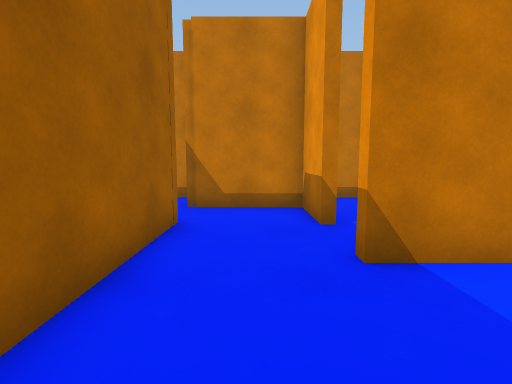
[1] (above)

24 first-person views from a walk through a Unity game level. The camera is 1.2 m above the floor, tilts 6° down and sees 85° across. The floor is counted in squares, 1 m on a side. Each view is taken from the middle of a square. On the plan, view 1 faces up. The plan holds only what a view shows up to about 13 squares ahead; the rest is blank. The place goes on beyond the plan. The player is left out.

[2]
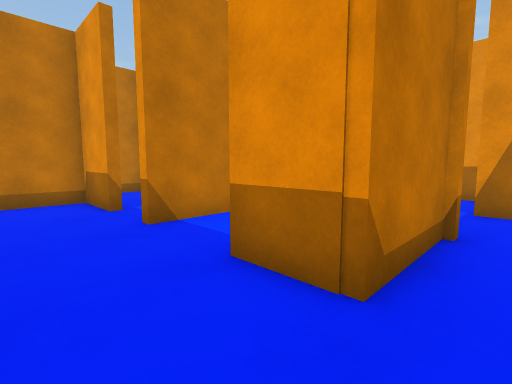

[3]
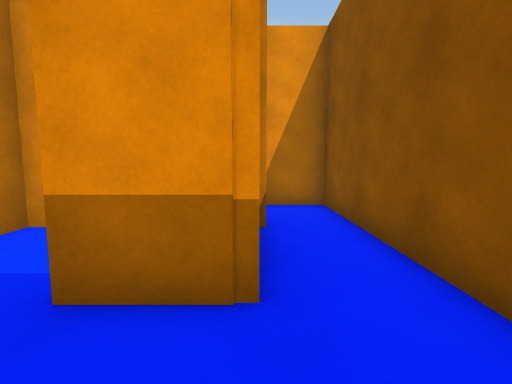

[4]
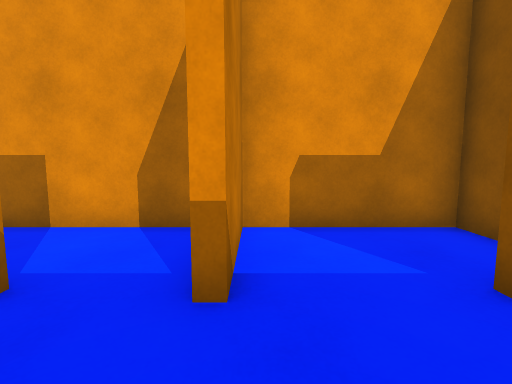

[5]
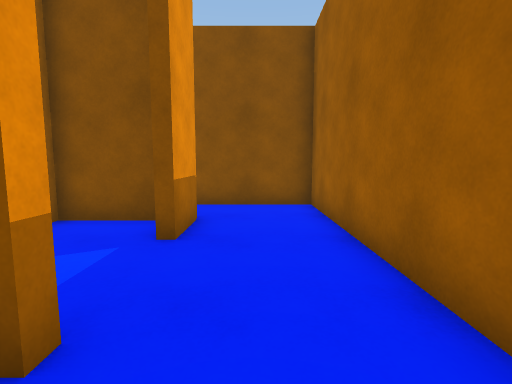

[6]
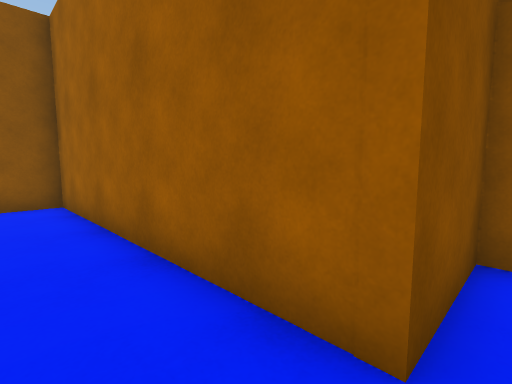

[7]
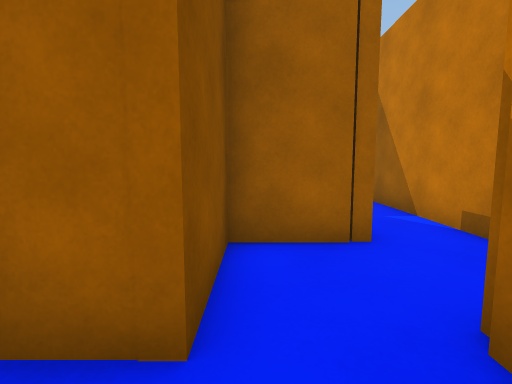

[8]
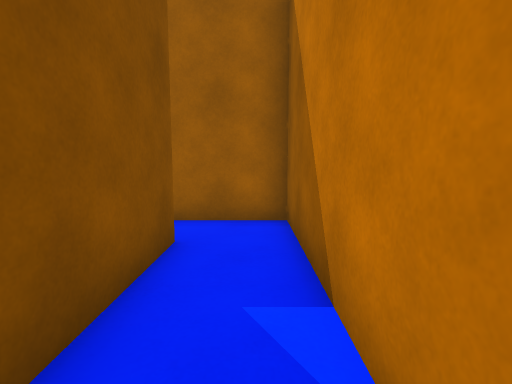

[9]
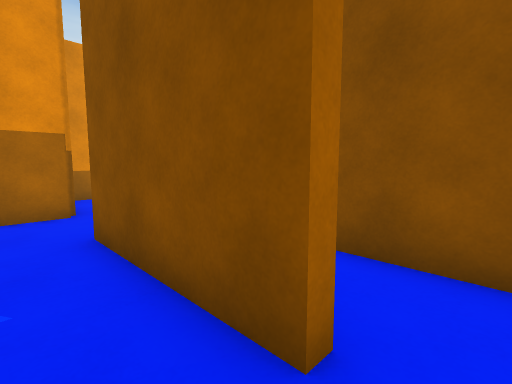

[10]
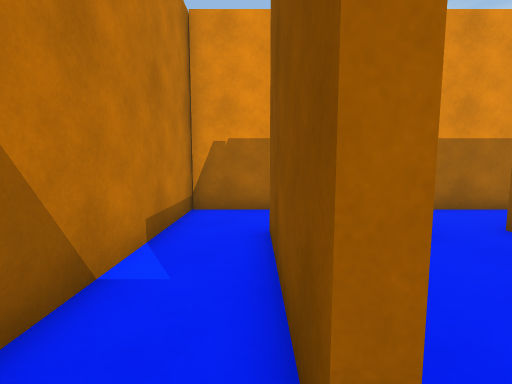

[11]
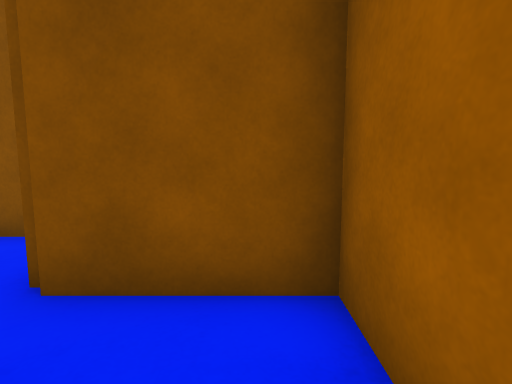

[12]
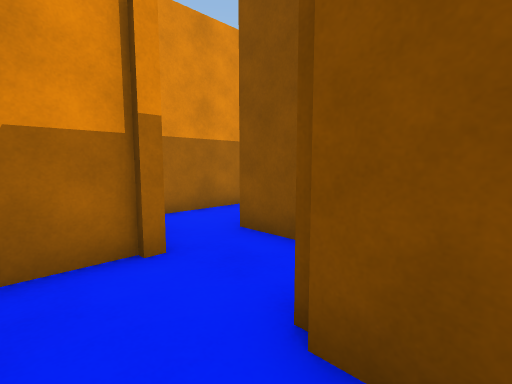

[13]
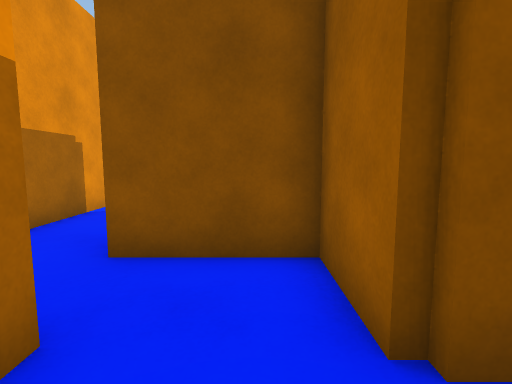

[14]
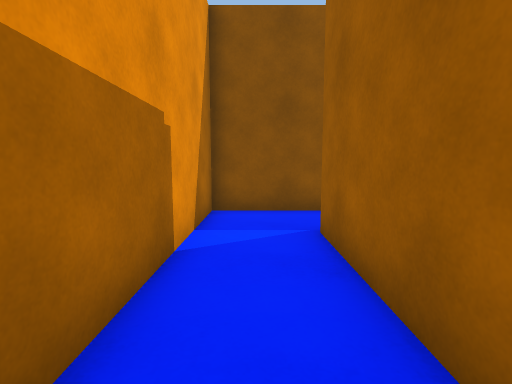

[15]
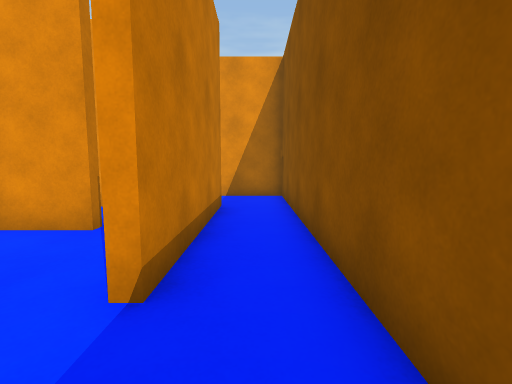

[16]
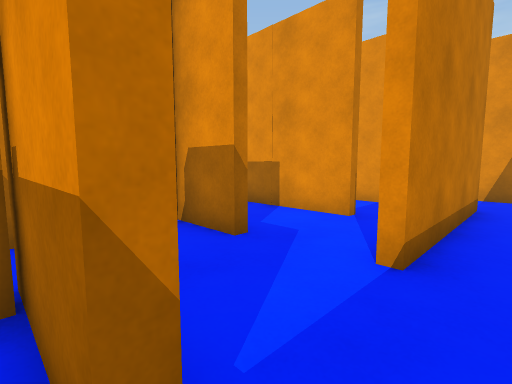

[17]
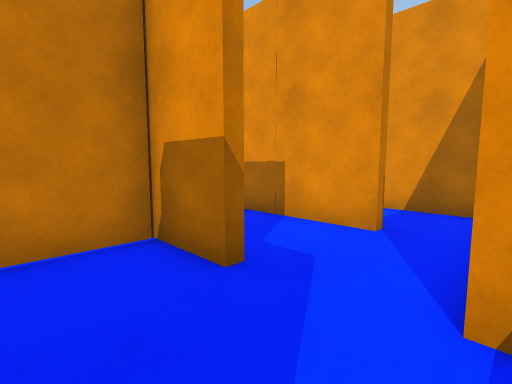

[18]
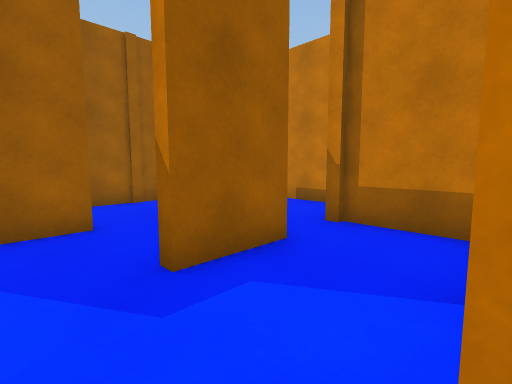

[19]
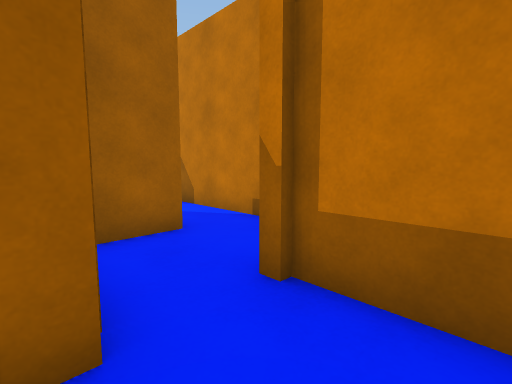

[20]
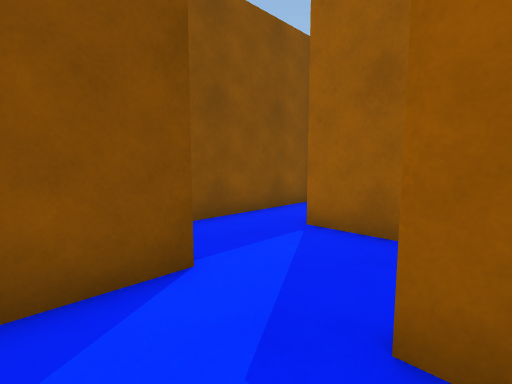

[21]
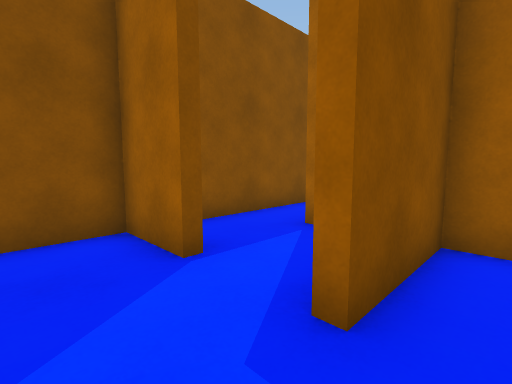

[22]
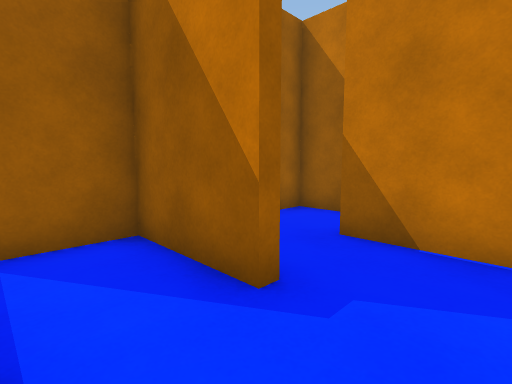

[23]
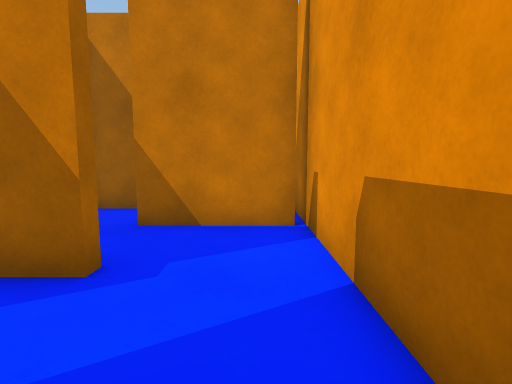

[24]
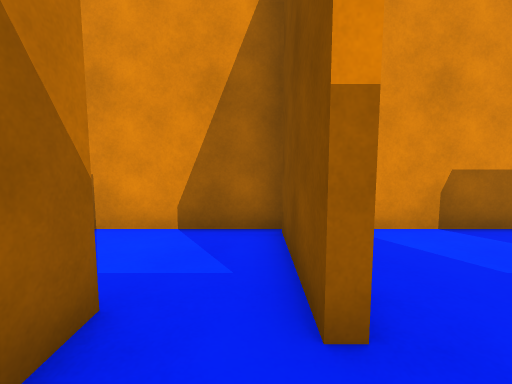

### Floor plan
Ten units are one square. View 1 is at (0, 0); x grows to the right and y downward. Boxes are objects, and circles mark ways between rooms. Rooms are numbered by the first view taken in them; rooms with no view inside come last. Other rooms are left out.
<svg viewBox="-140 -102 245 136">
<path fill="none" stroke="#000" d="M72 10 72 29 89 29M72 -8 44 -8 44 11 13 11 13 -8M100 11 100 -6M-16 -6 -16 29 69 29 69 10M13 -52 13 -75 -19 -75M41 -41 41 -78M-26 -56 -16 -56 -16 -6M20 7 41 7 41 -32 13 -32 13 -36M39 -97 28 -97M-82 -74 -82 -78 -41 -78M-19 -75 -19 -96M-16 -97 -98 -97 -98 -75M-84 -56 -68 -56M-44 -55 -44 -70M-41 11 -97 11M-41 -30 -41 8M-96 29 -19 29 -19 -40M-97 11 -97 7 -80 7M-98 -14 -100 -14 -100 -32 -128 -32M-125 -15 -125 11 -128 11M-135 29 -96 29M-44 1 -44 -22M-98 -35 -98 -14M-96 -51 -101 -51M-76 -53 -98 -53M-71 -9 -71 -44M72 -11 72 -8M98 -32 67 -32M100 -6 100 -31M67 -32 67 -35M72 -53 44 -53M-125 -56 -125 -41M-114 -75 -135 -75M67 -35 98 -35M100 -31 100 -55M-68 -56 -68 -35 -40 -35M44 -19 44 -11 72 -11M-41 -78 -41 -56 -26 -56M-98 -75 -98 -56 -84 -56"/>
<circle cx="-5" cy="5" r="3" fill="#2a7"/>
<circle cx="85" cy="-10" r="3" fill="#2a7"/>
<circle cx="-20" cy="-65" r="3" fill="#2a7"/>
<circle cx="-30" cy="-80" r="3" fill="#2a7"/>
<circle cx="-90" cy="-80" r="3" fill="#2a7"/>
<circle cx="-55" cy="-50" r="3" fill="#2a7"/>
<circle cx="-75" cy="-65" r="3" fill="#2a7"/>
<circle cx="-90" cy="20" r="3" fill="#2a7"/>
<circle cx="-40" cy="-40" r="3" fill="#2a7"/>
<circle cx="-70" cy="0" r="3" fill="#2a7"/>
<circle cx="-85" cy="-25" r="3" fill="#2a7"/>
<circle cx="-100" cy="-40" r="3" fill="#2a7"/>
<circle cx="70" cy="-20" r="3" fill="#2a7"/>
<circle cx="70" cy="-40" r="3" fill="#2a7"/>
<circle cx="55" cy="-30" r="3" fill="#2a7"/>
<text x="50" y="10">1</text>
<text x="10" y="-40">2</text>
<text x="-60" y="-90">3</text>
<text x="-70" y="-70">4</text>
<text x="-30" y="0">5</text>
<text x="-110" y="0">6</text>
<text x="-60" y="-10">7</text>
<text x="-90" y="-30">8</text>
<text x="80" y="-20">9</text>
<text x="50" y="-40">10</text>
<text x="-120" y="-60">11</text>
<text x="80" y="-40">12</text>
<text x="-60" y="-50">13</text>
<text x="50" y="-20">14</text>
<text x="-30" y="-70">15</text>
<text x="-90" y="-70">16</text>
</svg>
Room 1 opens to room 2. Room 1 opens to room 9. Room 2 opens to room 15. Room 3 opens to room 15. Room 3 opens to room 16. Room 4 opens to room 13. Room 4 opens to room 16. Room 5 opens to room 6. Room 5 opens to room 13. Room 6 opens to room 7. Room 6 opens to room 8. Room 8 opens to room 11. Room 9 opens to room 14. Room 10 opens to room 12. Room 10 opens to room 14.

Where each view was taken, in squares from view 1:
view 1: 0 up, 0 right, facing up
view 2: 2 down, 1 left, facing up-right
view 3: 1 down, 1 left, facing right
view 4: 3 up, 1 left, facing right
view 5: 5 up, 0 right, facing down
view 6: 6 up, 0 right, facing down-left
view 7: 6 up, 0 right, facing left
view 8: 9 up, 4 left, facing left
view 9: 9 up, 9 left, facing down-right
view 10: 8 up, 9 left, facing right
view 11: 8 up, 9 left, facing down
view 12: 7 up, 8 left, facing down-right
view 13: 7 up, 6 left, facing down
view 14: 4 up, 3 left, facing down
view 15: 2 down, 12 left, facing right
view 16: 2 down, 13 left, facing up-right
view 17: 1 down, 12 left, facing up-right
view 18: 0 up, 7 left, facing up-left
view 19: 3 up, 8 left, facing up-left
view 20: 2 up, 8 left, facing down-left
view 21: 2 up, 9 right, facing down-left
view 22: 1 down, 9 right, facing up-left
view 23: 2 down, 9 right, facing up
view 24: 4 up, 5 right, facing right
